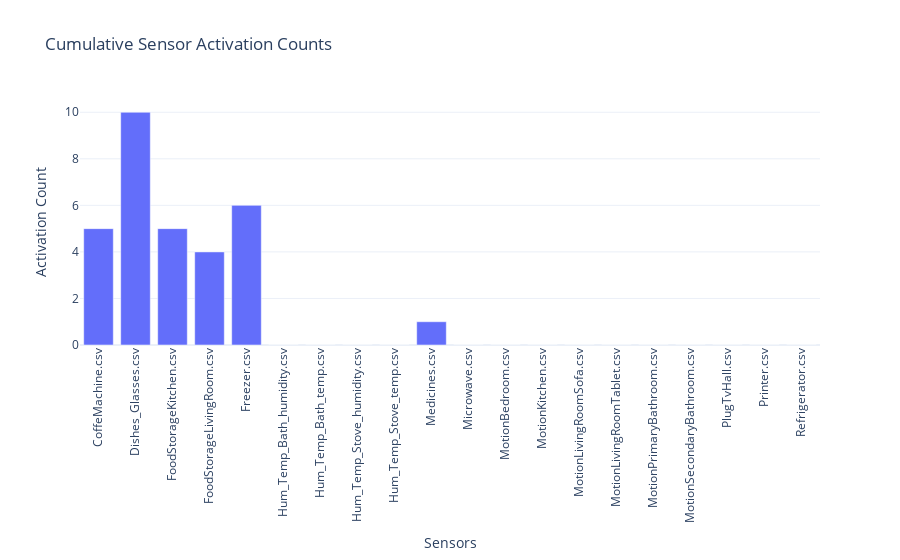

The code cell stored with this chart in its notebook:
### Code cell
# Initialize a dictionary to accumulate activation counts
cumulative_activation_counts = {}

for i in range(1, 20):  # Adjust to the length of your dataset as needed
    current_off_time = house_entrance_df_specific_month.iloc[i-1]['ts_off']
    next_on_time = house_entrance_df_specific_month.iloc[i]['ts_on']
    time_difference = next_on_time - current_off_time
    print(next_on_time, current_off_time, time_difference)

    for j in range(len(df)):
        if j == 9:
            continue

        sensor = df[j]['sensor']
        current_data = df[j]['filtered_df']

        if len(current_data) > 0:
            if current_off_time.date() == next_on_time.date():
                filtered_data = filter_data_for_date(current_data, current_off_time.date())
            else:
                filtered_data_current_date = filter_data_for_date(current_data, current_off_time.date())
                filtered_data_next_date = filter_data_for_date(current_data, next_on_time.date())
                filtered_data = pd.concat([filtered_data_current_date, filtered_data_next_date], ignore_index=True)

            temp_df = filtered_data[(filtered_data['ts_on'] >= current_off_time) & (filtered_data['ts_on'] <= next_on_time)]

            # Accumulate activation counts
            if sensor not in cumulative_activation_counts:
                cumulative_activation_counts[sensor] = 0

            cumulative_activation_counts[sensor] += len(temp_df)

# Plot the accumulated activation counts
sensors = list(cumulative_activation_counts.keys())
activation_counts = list(cumulative_activation_counts.values())

fig = go.Figure(data=[go.Bar(x=sensors, y=activation_counts)])
fig.update_layout(
    title='Cumulative Sensor Activation Counts',
    xaxis_title='Sensors',
    yaxis_title='Activation Count',
    xaxis_tickangle=-90,
    template='plotly_white'
)

fig.show()

### Figure 1 — Plotly figure (JSON) as saved in the notebook; plotly's stock layout.template omitted (floating-point values rounded to 4 significant figures)
{"data": [{"type": "bar", "x": ["CoffeMachine.csv", "Dishes_Glasses.csv", "FoodStorageKitchen.csv", "FoodStorageLivingRoom.csv", "Freezer.csv", "Hum_Temp_Bath_humidity.csv", "Hum_Temp_Bath_temp.csv", "Hum_Temp_Stove_humidity.csv", "Hum_Temp_Stove_temp.csv", "Medicines.csv", "Microwave.csv", "MotionBedroom.csv", "MotionKitchen.csv", "MotionLivingRoomSofa.csv", "MotionLivingRoomTablet.csv", "MotionPrimaryBathroom.csv", "MotionSecondaryBathroom.csv", "PlugTvHall.csv", "Printer.csv", "Refrigerator.csv"], "y": [5, 10, 5, 4, 6, 0, 0, 0, 0, 1, 0, 0, 0, 0, 0, 0, 0, 0, 0, 0]}], "layout": {"title": {"text": "Cumulative Sensor Activation Counts"}, "xaxis": {"tickangle": -90, "title": {"text": "Sensors"}}, "yaxis": {"title": {"text": "Activation Count"}}}}
